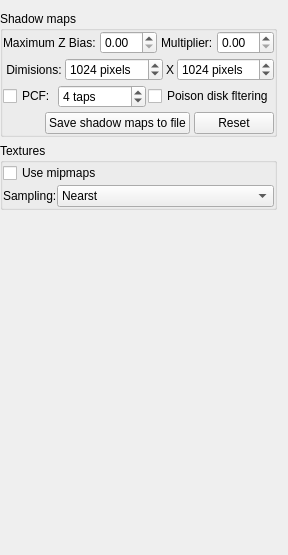
     <widget class="QWidget" name="tabRendering">
      <attribute name="title">
       <string>Renderer</string>
      </attribute>
      <layout class="QVBoxLayout" name="verticalLayout_5">
       <property name="leftMargin">
        <number>0</number>
       </property>
       <item>
        <widget class="QGroupBox" name="groupBox">
         <property name="title">
          <string>Shadow maps</string>
         </property>
         <layout class="QVBoxLayout" name="verticalLayout_2">
          <property name="spacing">
           <number>4</number>
          </property>
          <property name="margin">
           <number>0</number>
          </property>
          <item>
           <layout class="QHBoxLayout" name="layout_14">
            <property name="spacing">
             <number>4</number>
            </property>
            <item>
             <widget class="QLabel" name="label_22">
              <property name="sizePolicy">
               <sizepolicy hsizetype="Preferred" vsizetype="Preferred">
                <horstretch>0</horstretch>
                <verstretch>0</verstretch>
               </sizepolicy>
              </property>
              <property name="text">
               <string>Maximum Z Bias:</string>
              </property>
             </widget>
            </item>
            <item>
             <widget class="QDoubleSpinBox" name="maxZBias">
              <property name="sizePolicy">
               <sizepolicy hsizetype="Expanding" vsizetype="Fixed">
                <horstretch>0</horstretch>
                <verstretch>0</verstretch>
               </sizepolicy>
              </property>
             </widget>
            </item>
            <item>
             <widget class="QLabel" name="label_23">
              <property name="sizePolicy">
               <sizepolicy hsizetype="Preferred" vsizetype="Preferred">
                <horstretch>0</horstretch>
                <verstretch>0</verstretch>
               </sizepolicy>
              </property>
              <property name="text">
               <string>Multiplier:</string>
              </property>
             </widget>
            </item>
            <item>
             <widget class="QDoubleSpinBox" name="zBiasMultiplier">
              <property name="sizePolicy">
               <sizepolicy hsizetype="Expanding" vsizetype="Fixed">
                <horstretch>0</horstretch>
                <verstretch>0</verstretch>
               </sizepolicy>
              </property>
             </widget>
            </item>
           </layout>
          </item>
          <item>
           <layout class="QHBoxLayout" name="layout_13">
            <property name="spacing">
             <number>3</number>
            </property>
            <item>
             <widget class="QLabel" name="label_20">
              <property name="sizePolicy">
               <sizepolicy hsizetype="Minimum" vsizetype="Preferred">
                <horstretch>0</horstretch>
                <verstretch>0</verstretch>
               </sizepolicy>
              </property>
              <property name="text">
               <string> Dimisions:</string>
              </property>
             </widget>
            </item>
            <item>
             <widget class="QSpinBox" name="shadowMapXDimision">
              <property name="sizePolicy">
               <sizepolicy hsizetype="Expanding" vsizetype="Fixed">
                <horstretch>0</horstretch>
                <verstretch>0</verstretch>
               </sizepolicy>
              </property>
              <property name="suffix">
               <string> pixels</string>
              </property>
              <property name="minimum">
               <number>1</number>
              </property>
              <property name="maximum">
               <number>32768</number>
              </property>
              <property name="value">
               <number>1024</number>
              </property>
             </widget>
            </item>
            <item>
             <widget class="QLabel" name="label_24">
              <property name="text">
               <string>X</string>
              </property>
             </widget>
            </item>
            <item>
             <widget class="QSpinBox" name="shadowMapYDimision">
              <property name="sizePolicy">
               <sizepolicy hsizetype="Expanding" vsizetype="Fixed">
                <horstretch>0</horstretch>
                <verstretch>0</verstretch>
               </sizepolicy>
              </property>
              <property name="suffix">
               <string> pixels</string>
              </property>
              <property name="minimum">
               <number>1</number>
              </property>
              <property name="maximum">
               <number>32768</number>
              </property>
              <property name="value">
               <number>1024</number>
              </property>
             </widget>
            </item>
           </layout>
          </item>
          <item>
           <layout class="QHBoxLayout" name="layout_15">
            <property name="spacing">
             <number>2</number>
            </property>
            <item>
             <widget class="QCheckBox" name="pcfEnabledBox">
              <property name="sizePolicy">
               <sizepolicy hsizetype="Preferred" vsizetype="Fixed">
                <horstretch>0</horstretch>
                <verstretch>0</verstretch>
               </sizepolicy>
              </property>
              <property name="text">
               <string>PCF:</string>
              </property>
             </widget>
            </item>
            <item>
             <widget class="QSpinBox" name="pcfTapsBox">
              <property name="sizePolicy">
               <sizepolicy hsizetype="Expanding" vsizetype="Fixed">
                <horstretch>0</horstretch>
                <verstretch>0</verstretch>
               </sizepolicy>
              </property>
              <property name="suffix">
               <string> taps</string>
              </property>
              <property name="maximum">
               <number>32</number>
              </property>
              <property name="value">
               <number>4</number>
              </property>
             </widget>
            </item>
            <item>
             <widget class="QCheckBox" name="possionMapFilter">
              <property name="text">
               <string>Poison disk fltering</string>
              </property>
             </widget>
            </item>
           </layout>
          </item>
          <item>
           <layout class="QHBoxLayout" name="_22">
            <item>
             <spacer name="horizontalSpacer">
              <property name="orientation">
               <enum>Qt::Horizontal</enum>
              </property>
              <property name="sizeHint" stdset="0">
               <size>
                <width>40</width>
                <height>20</height>
               </size>
              </property>
             </spacer>
            </item>
            <item>
             <widget class="QPushButton" name="buttonSaveShadowMaps">
              <property name="sizePolicy">
               <sizepolicy hsizetype="Fixed" vsizetype="Fixed">
                <horstretch>0</horstretch>
                <verstretch>0</verstretch>
               </sizepolicy>
              </property>
              <property name="text">
               <string>Save shadow maps to file</string>
              </property>
             </widget>
            </item>
            <item>
             <widget class="QPushButton" name="pushButton_5">
              <property name="text">
               <string>Reset</string>
              </property>
             </widget>
            </item>
           </layout>
          </item>
         </layout>
        </widget>
       </item>
       <item>
        <widget class="QGroupBox" name="groupBox_7">
         <property name="title">
          <string>Textures</string>
         </property>
         <layout class="QGridLayout" name="gridLayout_6">
          <property name="horizontalSpacing">
           <number>0</number>
          </property>
          <property name="verticalSpacing">
           <number>2</number>
          </property>
          <property name="margin">
           <number>0</number>
          </property>
          <item row="0" column="0" colspan="2">
           <widget class="QCheckBox" name="checkBox_4">
            <property name="text">
             <string>Use mipmaps</string>
            </property>
           </widget>
          </item>
          <item row="1" column="0">
           <widget class="QLabel" name="label_26">
            <property name="text">
             <string>Sampling:</string>
            </property>
           </widget>
          </item>
          <item row="1" column="1">
           <widget class="QComboBox" name="comboBox_4">
            <property name="sizePolicy">
             <sizepolicy hsizetype="Expanding" vsizetype="Fixed">
              <horstretch>0</horstretch>
              <verstretch>0</verstretch>
             </sizepolicy>
            </property>
            <item>
             <property name="text">
              <string>Nearst</string>
             </property>
            </item>
            <item>
             <property name="text">
              <string>Bi-linear</string>
             </property>
            </item>
            <item>
             <property name="text">
              <string>Tri-linear</string>
             </property>
            </item>
           </widget>
          </item>
         </layout>
        </widget>
       </item>
       <item>
        <spacer name="verticalSpacer">
         <property name="orientation">
          <enum>Qt::Vertical</enum>
         </property>
         <property name="sizeHint" stdset="0">
          <size>
           <width>20</width>
           <height>334</height>
          </size>
         </property>
        </spacer>
       </item>
      </layout>
     </widget>
